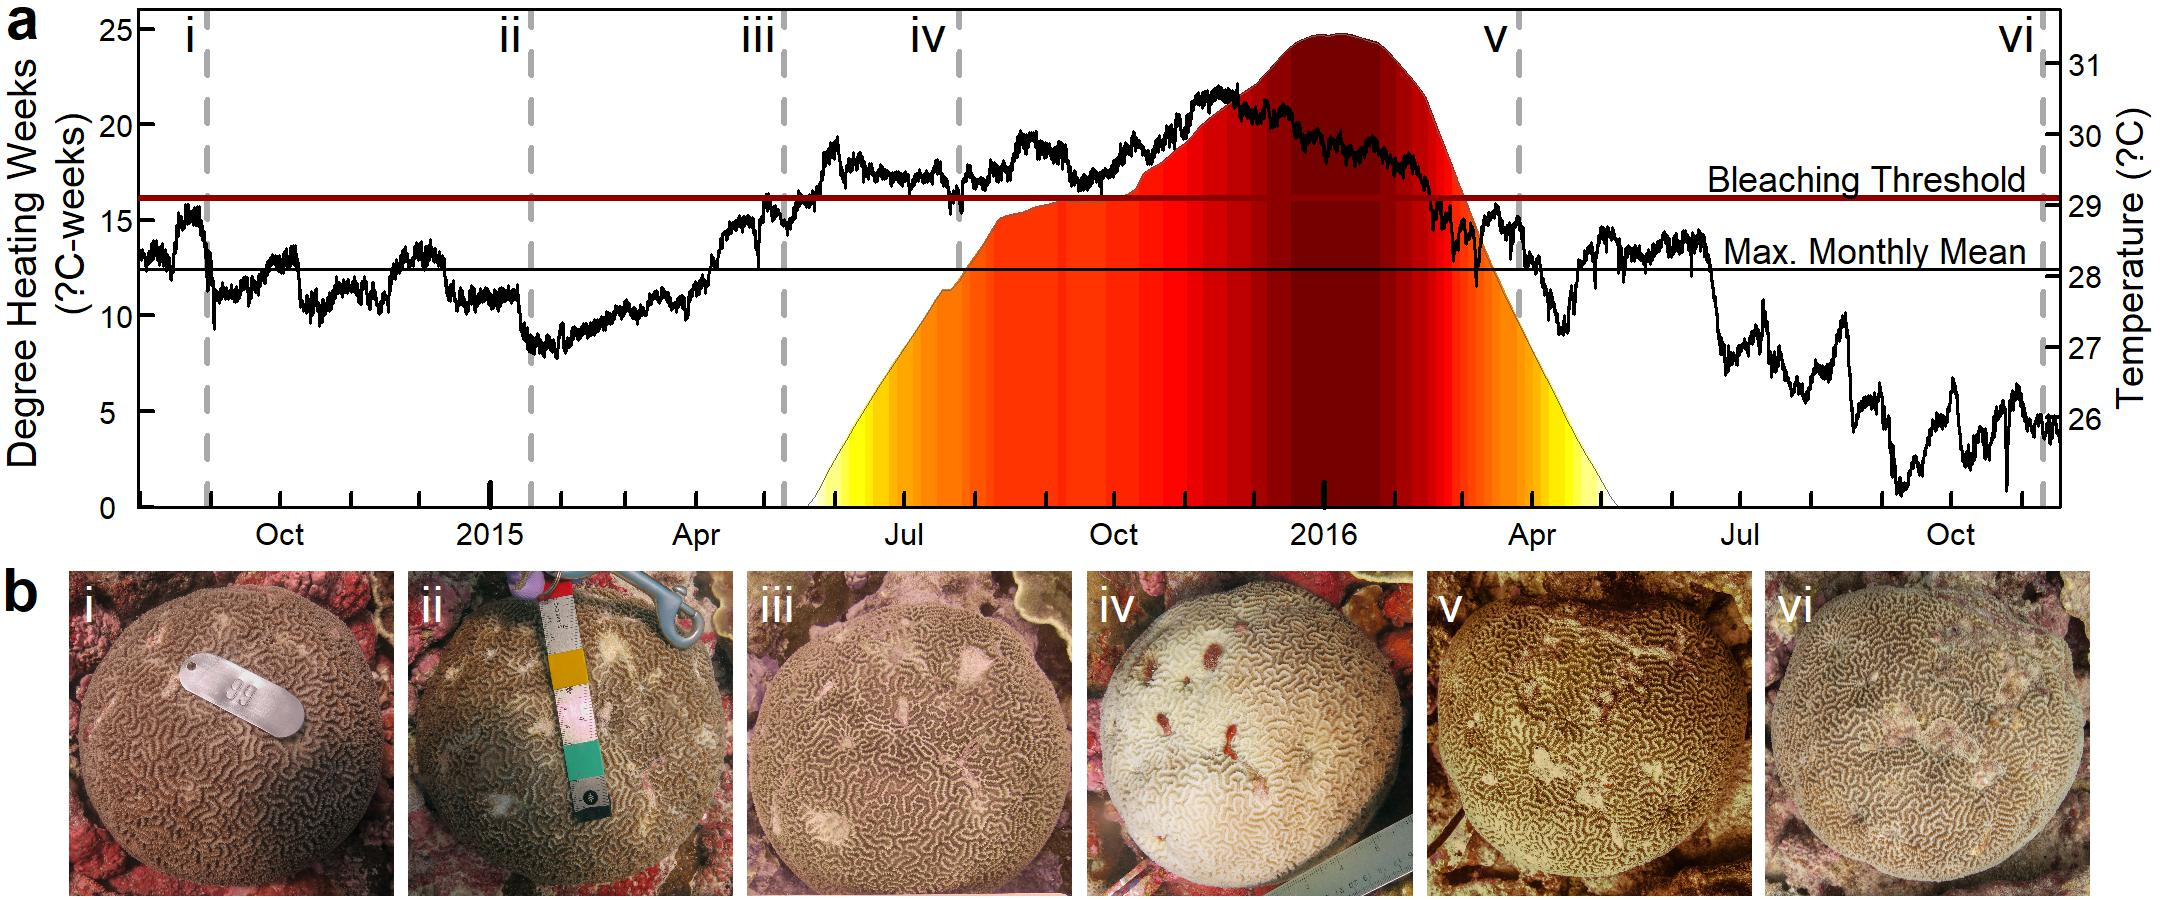

This figure's R source:
  # Reset graphical parameters
  dev.off()
  
  # Clear your environment
  rm(list=ls())
  
  # Load necessary packages
  library(imager)
  
  # Load in Data
  # You will need to be in the KI_Platy directory for this to work
  load("data/temperature/KI_SB_temp_DHW.RData")
  load("data/temperature/KI_satellite_heat.RData")
  load(file="data/temperature/KI_SB_temp_1hr.RData")
  
  #####################################################################
  # Set up and format data
  # Set a start and end date for plotting
  startdate <- as.POSIXct("2014-08-01 00:00:00",tz="Pacific/Kiritimati", format="%Y-%m-%d %H:%M:%S")
  enddate <- as.POSIXct("2016-11-19 00:00:00",tz="Pacific/Kiritimati", format="%Y-%m-%d %H:%M:%S")
  # Truncate the data from startdate to enddate
  KI_heat <- KI_allsites_DHW[which(KI_allsites_DHW$xi3>startdate),]
  KI_heat <- KI_heat[which(KI_heat$xi3<enddate),]
  KI_satellite_heat <- KI_satellite_heat[which(KI_satellite_heat$time>as.Date(startdate)),]
  KI_satellite_heat <- KI_satellite_heat[which(KI_satellite_heat$time<as.Date(enddate)),]
  KI_allsites_1hr <- KI_allsites_1hr[which(KI_allsites_1hr$xi2>startdate),]
  KI_allsites_1hr <- KI_allsites_1hr[which(KI_allsites_1hr$xi2<enddate),]
  
  # Rename columns
  colnames(KI_heat)<- c("time","dhw")
  
  cbar <- read.csv("figures/cmap_enso.csv",header=F)
  dhw.floor <- floor(KI_heat$dhw)+1
  dhw.cc <- cbar[dhw.floor,]
  dhw.cc.rgb <- rgb(dhw.cc)
  from <- KI_heat$time-1.75*86400
  to <- KI_heat$time+1.75*86400
  
  #################################################################################
  # polycurve function
  # http://www.fromthebottomoftheheap.net/2013/01/11/shading-regions-under-a-curve/
  polyCurve <- function(x, y, from, to, n = 50, miny,
                        col = "red", border = col) {
    drawPoly <- function(fun, from, to, n = 50, miny, col, border) {
      Sq <- seq(from = from, to = to, length = n)
      polygon(x = c(Sq[1], Sq, Sq[n]),
              y = c(miny, fun(Sq), miny),
              col = col, border = border)
    }
    lf <- length(from)
    stopifnot(identical(lf, length(to)))
    if(length(col) != lf)
      col <- rep(col, length.out = lf)
    if(length(border) != lf)
      border <- rep(border, length.out = lf)
    if(missing(miny))
      miny <- min(y)
    interp <- approxfun(x = x, y = y)
    mapply(drawPoly, from = from, to = to, col = col, border = border,
           MoreArgs = list(fun = interp, n = n, miny = miny))
    invisible()
  }
  #################################################################################
  
  # Colours for shading
  # cols <- c("yellow", "orange", "darkorange", "red", "#7d0000", "red", "darkorange", "orange", "yellow")
  cols <- c(rgb(cbar)[1], rgb(cbar)[4], rgb(cbar)[8], rgb(cbar)[12], rgb(cbar)[24])
  
  KI2014 <- as.POSIXct("2014-09-01 00:00:00",tz="Pacific/Kiritimati", format="%Y-%m-%d %H:%M:%S")
  KI2015a <- as.POSIXct("2015-01-20 00:00:00",tz="Pacific/Kiritimati", format="%Y-%m-%d %H:%M:%S")
  KI2015b <- as.POSIXct("2015-05-10 00:00:00",tz="Pacific/Kiritimati", format="%Y-%m-%d %H:%M:%S")
  KI2015c <- as.POSIXct("2015-07-25 00:00:00",tz="Pacific/Kiritimati", format="%Y-%m-%d %H:%M:%S")
  KI2016a <- as.POSIXct("2016-03-25 00:00:00",tz="Pacific/Kiritimati", format="%Y-%m-%d %H:%M:%S")
  KI2016b <- as.POSIXct("2016-11-08 00:00:00",tz="Pacific/Kiritimati", format="%Y-%m-%d %H:%M:%S")
  
  ###################################################################################
  
  ############# Make tiff file ################
  # Open tiff file
  tiff(file="figures/Figure1.tiff",width = 7.2, height = 3,units="in",res=300)
  
  # Set both inner and outer margins to 0
  par(oma=c(0,0,0,0),mar=c(1.5,3.5,0.25,2.5))
  # Setup layout for single top panel and 5 bottom panels
  layout(matrix(c(1,1,1,1,1,1,2,3,4,5,6,7), nrow=2, ncol=6, byrow = TRUE), heights=c(0.425,0.25), widths = c(1.18,1,1,1,1,1.18))

  # Plot top panel
  # Plot with the polycurve function
  with(KI_heat, plot(KI_heat$time,KI_heat$dhw, type="l", xlab="", ylab="", ylim=c(0,26),cex.axis=1,cex.lab=1.2,yaxs="i",xaxs="i",lwd=0.5,xaxt='n',yaxt='n', col="gray40",
                     panel.first = # Panel first allows ablines to be plotted before polycurve, looks nicer.
                       c(#abline(4,0,col=cols[2],lwd=3),
                         #abline(8,0,col=cols[3],lwd=3),
                         #abline(12,0,col=cols[4],lwd=3),
                         #abline(24,0,col=cols[5],lwd=3),
                         abline(v=KI2014,col="darkgray",lwd=2,lty=2),
                         abline(v=KI2015a,col="darkgray",lwd=2,lty=2),
                         abline(v=KI2015b,col="darkgray",lwd=2,lty=2),
                         abline(v=KI2015c,col="darkgray",lwd=2,lty=2),
                         abline(v=KI2016a,col="darkgray",lwd=2,lty=2),
                         abline(v=KI2016b,col="darkgray",lwd=2,lty=2),
                         polyCurve(KI_heat$time, KI_heat$dhw, from = from, to = to, miny = 0,
                                   col = dhw.cc.rgb)
                         )))
  Y <- c(0,5,10,15,20,25)
  axis(side=2,at=Y,cex.axis=0.93,tck=0.03, lwd.ticks=1.5, las=2,hadj=0)
  
  par(new=T) # To add the temperature data to the same plot
  plot(KI_allsites_1hr,type='l',ylim=c(25,31.5),xlim=c(startdate,enddate),xlab="",ylab="",xaxs="i",xaxt='n',yaxt="n") # Plot the temperature data
  abline(29.1,0,col=cols[5],lwd=2) # Bleaching threshold
  abline(28.1,0,col="black") # Mean Monthly Maximum - MMM
  
  title(ylab="Degree Heating Weeks 
  (°C-weeks)", line=1.2, cex.lab=1.2) # Label y axis
  # Add in time axes (multiple axes added to allow for customization)
  axis.POSIXct(side=1,KI_heat$time,cex.axis=0.93,tck=0.05,lwd.ticks=2,labels=FALSE)
  axis.POSIXct(side=1,at=seq(KI_heat$time[1],KI_heat$time[240],by="month"),KI_heat$time,tck=0.03,cex.axis=0.93,labels=c("","","Oct","","","","","","Apr","","","Jul","","","Oct","","","","","","Apr","","","Jul","","","Oct",""),lwd.ticks=1.5,padj=-1.5)
  axis.POSIXct(side=1,KI_heat$time,cex.axis=0.93,tck=0,padj=-1.5)
  Z <- c(26,27,28,29,30,31) # To be used as temperature y-axis values
  axis(side=4,at=Z,cex.axis=0.93,tck=0.03, lwd.ticks=1.5, las=2,hadj=0.95)
  mtext("a",side=2, line=2.5,cex=1.2,las=2,padj=-5,font=2) # Add label for figure, specify size
  mtext("b",side=2, line=2.5,cex=1.2,las=2,padj=8, font=2) # Add label for figure, specify size
  mtext("i",side=2, line=-1.45, cex=1, las=2,padj=-5.6) # Add sampling date label
  mtext("ii",side=2, line=-9.7, cex=1, las=2,padj=-5.6) # Add sampling date label
  mtext("iii",side=2, line=-16.1, cex=1, las=2,padj=-5.6) # Add sampling date label
  mtext("iv",side=2, line=-20.4, cex=1, las=2,padj=-5.6) # Add sampling date label
  mtext("v",side=2, line=-34.6, cex=1, las=2,padj=-5.6) # Add sampling date label
  mtext("vi",side=2, line=-47.9, cex=1, las=2,padj=-5.6) # Add sampling date label
  mtext("Temperature (°C)",side=4, cex=0.75,line=1.25)
  mtext("Mean Monthly Max.",side=2,line=-47.7,cex=0.72,las=2,padj=0.2) # Label MMM line
  mtext("Bleaching Threshold",side=2,line=-47.7,cex=0.72,las=2,padj=-2.5) # Label bleaching threshold line
  

  # Plot image panels using function created above
  # Load in images
  img_KI2014_site35_99 <- load.image('figures/coral99/KI2014_site35_99.jpg')
  img_KI2015a_site35_99_after <- load.image('figures/coral99/KI2015a_site35_99_after.jpg')
  img_KI2015b_site35_99 <- load.image('figures/coral99/KI2015b_site35_99.jpg')
  img_KI2015c_site35_99 <- load.image('figures/coral99/KI2015c_site35_99.jpg')
  img_KI2016a_site35_99 <- load.image('figures/coral99/KI2016a_site35_99.jpg')
  img_KI2016b_site35_99 <- load.image('figures/coral99/KI2016b_site35_99.jpg')

  # Plot images
  par(mar=c(0.1,1.7,0.1,0.1))
    plot(img_KI2014_site35_99, axes=F)
  mtext("i",adj=0.05,padj=1.6,col="white") #,side=2, line=-0.5,cex=1,las=2,padj=-2)
  par(mar=c(0.1,0.1,0.1,0.1))
  plot(img_KI2015a_site35_99_after, axes=F)
  mtext("ii",adj=0.05,padj=1.6,col="white") #,side=2, line=-0.5,cex=1,las=2,padj=-2)
  plot(img_KI2015b_site35_99,axes=F)
  mtext("iii",adj=0.05,padj=1.6,col="white") #,side=2, line=-0.5,cex=1,las=2,padj=-2)
  plot(img_KI2015c_site35_99, axes=F)
  mtext("iv",adj=0.05,padj=1.6,col="white") #,side=2, line=-0.5,cex=1,las=2,padj=-2)
  plot(img_KI2016a_site35_99, axes=F)
  mtext("v",adj=0.05,padj=1.6,col="white") #,side=2, line=-0.5,cex=1,las=2,padj=-2)
  par(mar=c(0.1,0.1,0.1,1.7))
  plot(img_KI2016b_site35_99, axes=F)
  mtext("vi",adj=0.05,padj=1.6,col="white") #,side=2, line=-0.5,cex=1,las=2,padj=-2)

  dev.off() # Close the tiff

  ####################################################################
  ################ Make an identical jpg #####################
  
  jpeg(file="figures/Figure1.jpg",width = 7.2, height = 3,units="in",res=300)
  
  # Set both inner and outer margins to 0
  par(oma=c(0,0,0,0),mar=c(1.5,3.5,0.25,2.5))
  # Setup layout for single top panel and 5 bottom panels
  layout(matrix(c(1,1,1,1,1,1,2,3,4,5,6,7), nrow=2, ncol=6, byrow = TRUE), heights=c(0.425,0.25), widths = c(1.18,1,1,1,1,1.18))
  # Plot top panel

  #################################################################################

  # Plot with the polycurve function
  with(KI_heat, plot(KI_heat$time,KI_heat$dhw, type="l", xlab="", ylab="", ylim=c(0,26),cex.axis=1,cex.lab=1.2,yaxs="i",xaxs="i",lwd=0.5,xaxt='n',yaxt='n', col="gray40",
                     panel.first = # Panel first allows ablines to be plotted before polycurve, looks nicer.
                       c(#abline(4,0,col=cols[2],lwd=3),
                         #abline(8,0,col=cols[3],lwd=3),
                         #abline(12,0,col=cols[4],lwd=3),
                         #abline(24,0,col=cols[5],lwd=3),
                         abline(v=KI2014,col="darkgray",lwd=2,lty=2),
                         abline(v=KI2015a,col="darkgray",lwd=2,lty=2),
                         abline(v=KI2015b,col="darkgray",lwd=2,lty=2),
                         abline(v=KI2015c,col="darkgray",lwd=2,lty=2),
                         abline(v=KI2016a,col="darkgray",lwd=2,lty=2),
                         abline(v=KI2016b,col="darkgray",lwd=2,lty=2),
                         polyCurve(KI_heat$time, KI_heat$dhw, from = from, to = to, miny = 0,
                                   col = dhw.cc.rgb)
                       )))
  Y <- c(0,5,10,15,20,25)
  axis(side=2,at=Y,cex.axis=0.93,tck=0.03, lwd.ticks=1.5, las=2,hadj=0)
  
  par(new=T) # To add the temperature data to the same plot
  plot(KI_allsites_1hr,type='l',ylim=c(25,31.5),xlim=c(startdate,enddate),xlab="",ylab="",xaxs="i",xaxt='n',yaxt="n") # Plot the temperature data
  abline(29.1,0,col=cols[5],lwd=2) # Bleaching threshold
  abline(28.1,0,col="black") # Mean Monthly Maximum - MMM
  
  title(ylab="Degree Heating Weeks 
        (°C-weeks)", line=1.2, cex.lab=1.2) # Label y axis
  # Add in time axes (multiple axes added to allow for customization)
  axis.POSIXct(side=1,KI_heat$time,cex.axis=0.93,tck=0.05,lwd.ticks=2,labels=FALSE)
  axis.POSIXct(side=1,at=seq(KI_heat$time[1],KI_heat$time[240],by="month"),KI_heat$time,tck=0.03,cex.axis=0.93,labels=c("","","Oct","","","","","","Apr","","","Jul","","","Oct","","","","","","Apr","","","Jul","","","Oct",""),lwd.ticks=1.5,padj=-1.5)
  axis.POSIXct(side=1,KI_heat$time,cex.axis=0.93,tck=0,padj=-1.5)
  Z <- c(26,27,28,29,30,31) # To be used as temperature y-axis values
  axis(side=4,at=Z,cex.axis=0.93,tck=0.03, lwd.ticks=1.5, las=2,hadj=0.95)
  mtext("a",side=2, line=2.5,cex=1.2,las=2,padj=-5,font=2) # Add label for figure, specify size
  mtext("b",side=2, line=2.5,cex=1.2,las=2,padj=8, font=2) # Add label for figure, specify size
  mtext("i",side=2, line=-1.45, cex=1, las=2,padj=-5.6) # Add sampling date label
  mtext("ii",side=2, line=-9.7, cex=1, las=2,padj=-5.6) # Add sampling date label
  mtext("iii",side=2, line=-16.1, cex=1, las=2,padj=-5.6) # Add sampling date label
  mtext("iv",side=2, line=-20.4, cex=1, las=2,padj=-5.6) # Add sampling date label
  mtext("v",side=2, line=-34.6, cex=1, las=2,padj=-5.6) # Add sampling date label
  mtext("vi",side=2, line=-47.9, cex=1, las=2,padj=-5.6) # Add sampling date label
  mtext("Temperature (°C)",side=4, cex=0.75,line=1.25)
  mtext("Max. Monthly Mean",side=2,line=-47.7,cex=0.72,las=2,padj=0.2) # Label MMM line
  mtext("Bleaching Threshold",side=2,line=-47.7,cex=0.72,las=2,padj=-2.5) # Label bleaching threshold line
  
  # Plot images
  par(mar=c(0.1,1.7,0.1,0.1))
  plot(img_KI2014_site35_99, axes=F)
  mtext("i",adj=0.05,padj=1.6,col="white") #,side=2, line=-0.5,cex=1,las=2,padj=-2)
  par(mar=c(0.1,0.1,0.1,0.1))
  plot(img_KI2015a_site35_99_after, axes=F)
  mtext("ii",adj=0.05,padj=1.6,col="white") #,side=2, line=-0.5,cex=1,las=2,padj=-2)
  plot(img_KI2015b_site35_99,axes=F)
  mtext("iii",adj=0.05,padj=1.6,col="white") #,side=2, line=-0.5,cex=1,las=2,padj=-2)
  plot(img_KI2015c_site35_99, axes=F)
  mtext("iv",adj=0.05,padj=1.6,col="white") #,side=2, line=-0.5,cex=1,las=2,padj=-2)
  plot(img_KI2016a_site35_99, axes=F)
  mtext("v",adj=0.05,padj=1.6,col="white") #,side=2, line=-0.5,cex=1,las=2,padj=-2)
  par(mar=c(0.1,0.1,0.1,1.7))
  plot(img_KI2016b_site35_99, axes=F)
  mtext("vi",adj=0.05,padj=1.6,col="white") #,side=2, line=-0.5,cex=1,las=2,padj=-2)
  
  dev.off() # Close the jpg
  